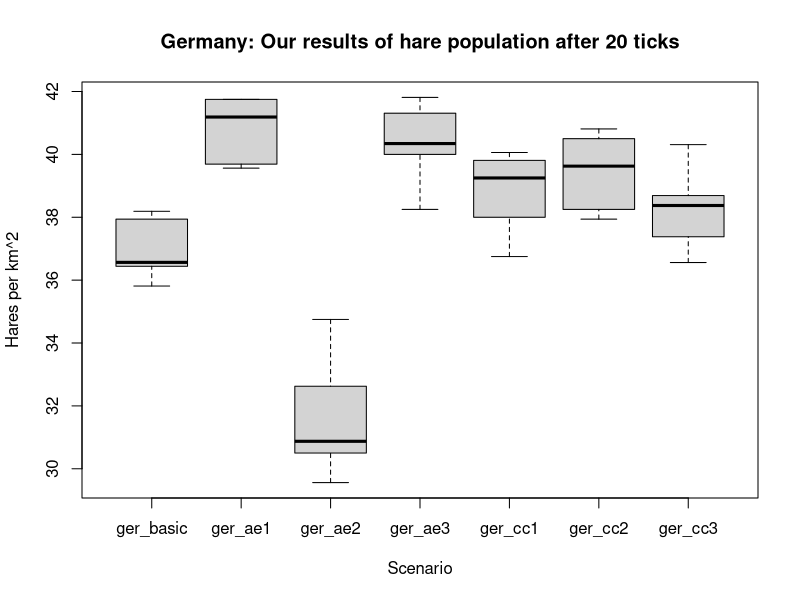
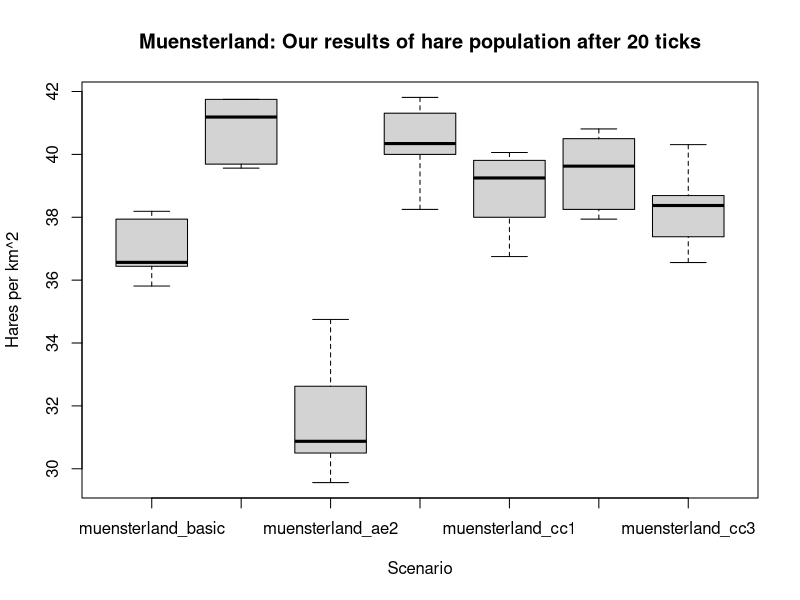
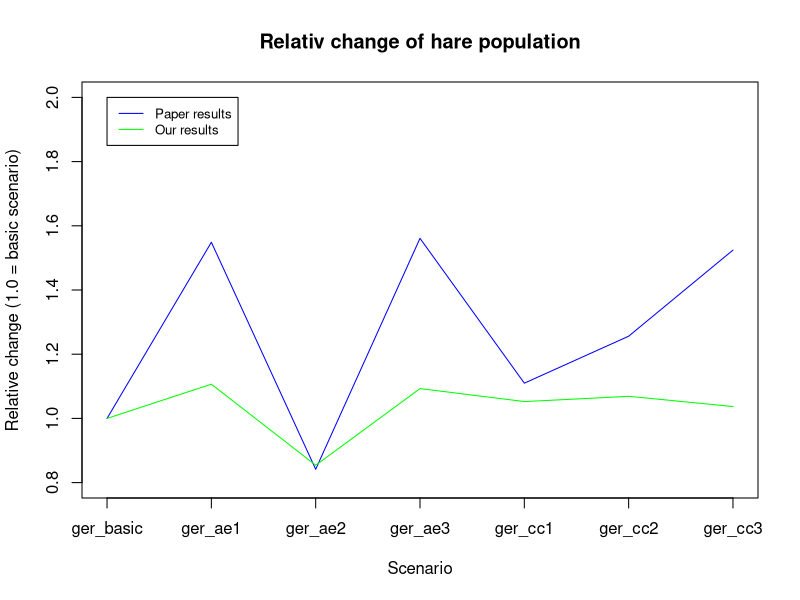

Generate these figures, in order, with R:
ger_basic = c(36.44, 37.94, 35.8125, 36.5, 36.63, 38.19)
ger_ae1 = c(41.5, 39.69, 39.5625, 40.875, 41.75, 41.75)
ger_ae2 = c(30.5,29.56,30.9375,32.625,34.75,30.81)
ger_ae3 = c(40.56,38.25,41.8125,40,40.13,41.31)
ger_cc1 = c(38,36.75,39.6875,38.8125,39.81,40.06)
ger_cc2 = c(37.94,38.94,40.5,40.3125,38.25,40.81)
ger_cc3 = c(38.69,36.56,38.25,38.5,37.38,40.31)

muensterland_basic = c(36.44, 37.94, 35.8125, 36.5, 36.63, 38.19)
muensterland_ae1 = c(41.5, 39.69, 39.5625, 40.875, 41.75, 41.75)
muensterland_ae2 = c(30.5,29.56,30.9375,32.625,34.75,30.81)
muensterland_ae3 = c(40.56,38.25,41.8125,40,40.13,41.31)
muensterland_cc1 = c(38,36.75,39.6875,38.8125,39.81,40.06)
muensterland_cc2 = c(37.94,38.94,40.5,40.3125,38.25,40.81)
muensterland_cc3 = c(38.69,36.56,38.25,38.5,37.38,40.31)

ger = c(ger_basic, ger_ae1, ger_ae2, ger_ae3, ger_cc1, ger_cc2, ger_cc3)
ger_labels = c("ger_basic", "ger_ae1", "ger_ae2", "ger_ae3", "ger_cc1", "ger_cc2", "ger_cc3")
muensterland = c(muensterland_basic, muensterland_ae1, muensterland_ae2, 
                 muensterland_ae3, muensterland_cc1, muensterland_cc2, muensterland_cc3)
muensterland_labels = c("muensterland_basic", "muensterland_ae1", "muensterland_ae2",
                        "muensterland_ae3", "muensterland_cc1", "muensterland_cc2",
                        "muensterland_cc3")

boxplot(ger_basic, ger_ae1, ger_ae2, ger_ae3, ger_cc1, ger_cc2, ger_cc3, 
        main="Germany: Our results of hare population after 20 ticks",
        names=ger_labels, xlab="Scenario", ylab="Hares per km^2")

boxplot(muensterland_basic, muensterland_ae1, muensterland_ae2, muensterland_ae3,
        muensterland_cc1, muensterland_cc2, muensterland_cc3, 
        main="Muensterland: Our results of hare population after 20 ticks",
        names=muensterland_labels, xlab="Scenario", ylab="Hares per km^2")

paper_means = c(8.2, 12.7, 6.9, 12.8, 9.1, 10.3, 12.5)

own_means = c(mean(ger_basic), mean(ger_ae1), mean(ger_ae2), mean(ger_ae3),
              mean(ger_cc1), mean(ger_cc2), mean(ger_cc3))
indexes_own_means = own_means / own_means[1]
indexes_paper_means = paper_means / paper_means[1]
plot(indexes_paper_means, main="Relativ change of hare population", col="blue",
     ylab="Relative change (1.0 = basic scenario)", xlab="Scenario",type="l",
     ylim = c(0.8,2), xaxt = "n")
axis(1, at=1:length(ger_labels), labels=ger_labels)
lines(indexes_own_means, col="green")
legend(1,2,legend=c("Paper results", "Our results"), col=c("blue", "green"), lty=1, cex=0.8)


